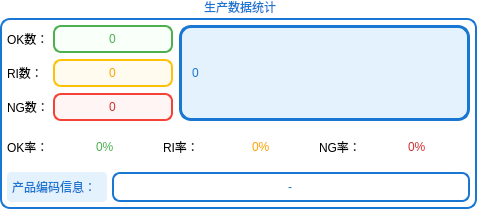
        <widget class="QGroupBox" name="groupBox_ProdData">
         <property name="sizePolicy">
          <sizepolicy hsizetype="Preferred" vsizetype="Fixed">
           <horstretch>0</horstretch>
           <verstretch>0</verstretch>
          </sizepolicy>
         </property>
         <property name="minimumSize">
          <size>
           <width>0</width>
           <height>0</height>
          </size>
         </property>
         <property name="maximumSize">
          <size>
           <width>16777215</width>
           <height>300</height>
          </size>
         </property>
         <property name="styleSheet">
          <string notr="true">QGroupBox {
    background-color: white;
    border: 2px solid #1976D2;
    border-radius: 10px;
    margin-top: 18px;
    font: bold 12pt &quot;Microsoft YaHei&quot;;
    color: #1976D2;
}
QGroupBox::title {
    subcontrol-origin: margin;
    subcontrol-position: top center;
    padding: 0 12px;
    background-color: white;
}</string>
         </property>
         <property name="title">
          <string>生产数据统计</string>
         </property>
         <layout class="QVBoxLayout" name="verticalLayout_7">
          <property name="leftMargin">
           <number>5</number>
          </property>
          <property name="topMargin">
           <number>5</number>
          </property>
          <property name="rightMargin">
           <number>5</number>
          </property>
          <property name="bottomMargin">
           <number>5</number>
          </property>
          <item>
           <layout class="QHBoxLayout" name="horizontalLayout_9">
            <item>
             <layout class="QVBoxLayout" name="verticalLayout_8">
              <item>
               <layout class="QHBoxLayout" name="horizontalLayout_10">
                <item>
                 <widget class="QLabel" name="label_10">
                  <property name="minimumSize">
                   <size>
                    <width>40</width>
                    <height>20</height>
                   </size>
                  </property>
                  <property name="maximumSize">
                   <size>
                    <width>40</width>
                    <height>20</height>
                   </size>
                  </property>
                  <property name="text">
                   <string>OK数：</string>
                  </property>
                 </widget>
                </item>
                <item>
                 <widget class="QLineEdit" name="le_OKNum">
                  <property name="sizePolicy">
                   <sizepolicy hsizetype="Preferred" vsizetype="Preferred">
                    <horstretch>0</horstretch>
                    <verstretch>0</verstretch>
                   </sizepolicy>
                  </property>
                  <property name="minimumSize">
                   <size>
                    <width>120</width>
                    <height>25</height>
                   </size>
                  </property>
                  <property name="maximumSize">
                   <size>
                    <width>120</width>
                    <height>35</height>
                   </size>
                  </property>
                  <property name="styleSheet">
                   <string notr="true">QLineEdit{
    border: 2px solid #4CAF50;
    border-radius: 8px;
    color: #4CAF50;
    font: bold 11pt &quot;Microsoft YaHei&quot;;
    padding: 4px;
    background-color: #F9FFF9;
}</string>
                  </property>
                  <property name="text">
                   <string>0</string>
                  </property>
                  <property name="alignment">
                   <set>Qt::AlignCenter</set>
                  </property>
                 </widget>
                </item>
               </layout>
              </item>
              <item>
               <layout class="QHBoxLayout" name="horizontalLayout_11">
                <item>
                 <widget class="QLabel" name="label_11">
                  <property name="minimumSize">
                   <size>
                    <width>40</width>
                    <height>20</height>
                   </size>
                  </property>
                  <property name="maximumSize">
                   <size>
                    <width>40</width>
                    <height>20</height>
                   </size>
                  </property>
                  <property name="text">
                   <string>RI数：</string>
                  </property>
                 </widget>
                </item>
                <item>
                 <widget class="QLineEdit" name="le_RINum">
                  <property name="sizePolicy">
                   <sizepolicy hsizetype="Preferred" vsizetype="Preferred">
                    <horstretch>0</horstretch>
                    <verstretch>0</verstretch>
                   </sizepolicy>
                  </property>
                  <property name="minimumSize">
                   <size>
                    <width>120</width>
                    <height>25</height>
                   </size>
                  </property>
                  <property name="maximumSize">
                   <size>
                    <width>120</width>
                    <height>35</height>
                   </size>
                  </property>
                  <property name="styleSheet">
                   <string notr="true">QLineEdit{
    border: 2px solid #FFC107;
    border-radius: 8px;
    color: #FFA000;
    font: bold 11pt &quot;Microsoft YaHei&quot;;
    padding: 4px;
    background-color: #FFFBEF;
}</string>
                  </property>
                  <property name="text">
                   <string>0</string>
                  </property>
                  <property name="alignment">
                   <set>Qt::AlignCenter</set>
                  </property>
                 </widget>
                </item>
               </layout>
              </item>
              <item>
               <layout class="QHBoxLayout" name="horizontalLayout_12">
                <item>
                 <widget class="QLabel" name="label_12">
                  <property name="minimumSize">
                   <size>
                    <width>40</width>
                    <height>20</height>
                   </size>
                  </property>
                  <property name="maximumSize">
                   <size>
                    <width>40</width>
                    <height>20</height>
                   </size>
                  </property>
                  <property name="text">
                   <string>NG数：</string>
                  </property>
                 </widget>
                </item>
                <item>
                 <widget class="QLineEdit" name="le_NGNum">
                  <property name="sizePolicy">
                   <sizepolicy hsizetype="Preferred" vsizetype="Preferred">
                    <horstretch>0</horstretch>
                    <verstretch>0</verstretch>
                   </sizepolicy>
                  </property>
                  <property name="minimumSize">
                   <size>
                    <width>120</width>
                    <height>25</height>
                   </size>
                  </property>
                  <property name="maximumSize">
                   <size>
                    <width>120</width>
                    <height>35</height>
                   </size>
                  </property>
                  <property name="styleSheet">
                   <string notr="true">QLineEdit{
    border: 2px solid #F44336;
    border-radius: 8px;
    color: #D32F2F;
    font: bold 11pt &quot;Microsoft YaHei&quot;;
    padding: 4px;
    background-color: #FFF5F5;
}</string>
                  </property>
                  <property name="text">
                   <string>0</string>
                  </property>
                  <property name="alignment">
                   <set>Qt::AlignCenter</set>
                  </property>
                 </widget>
                </item>
               </layout>
              </item>
             </layout>
            </item>
            <item>
             <widget class="QLineEdit" name="le_TatolNum">
              <property name="sizePolicy">
               <sizepolicy hsizetype="Preferred" vsizetype="Preferred">
                <horstretch>0</horstretch>
                <verstretch>0</verstretch>
               </sizepolicy>
              </property>
              <property name="styleSheet">
               <string notr="true">QLineEdit{
    border: 3px solid #1976D2;
    border-radius: 12px;
    font: bold 28pt &quot;Microsoft YaHei&quot;;
    color: #1976D2;
    padding: 8px;
    background-color: #E3F2FD;
}</string>
              </property>
              <property name="text">
               <string>0</string>
              </property>
             </widget>
            </item>
           </layout>
          </item>
          <item>
           <layout class="QVBoxLayout" name="verticalLayout_9" stretch="0,0">
            <property name="spacing">
             <number>5</number>
            </property>
            <item>
             <layout class="QHBoxLayout" name="horizontalLayout_13">
              <item>
               <layout class="QHBoxLayout" name="horizontalLayout_14">
                <item>
                 <widget class="QLabel" name="label_13">
                  <property name="minimumSize">
                   <size>
                    <width>40</width>
                    <height>20</height>
                   </size>
                  </property>
                  <property name="maximumSize">
                   <size>
                    <width>40</width>
                    <height>20</height>
                   </size>
                  </property>
                  <property name="styleSheet">
                   <string notr="true"/>
                  </property>
                  <property name="text">
                   <string>OK率：</string>
                  </property>
                 </widget>
                </item>
                <item>
                 <widget class="QLineEdit" name="le_OKYed">
                  <property name="sizePolicy">
                   <sizepolicy hsizetype="Preferred" vsizetype="Preferred">
                    <horstretch>0</horstretch>
                    <verstretch>0</verstretch>
                   </sizepolicy>
                  </property>
                  <property name="minimumSize">
                   <size>
                    <width>0</width>
                    <height>40</height>
                   </size>
                  </property>
                  <property name="maximumSize">
                   <size>
                    <width>16777215</width>
                    <height>40</height>
                   </size>
                  </property>
                  <property name="styleSheet">
                   <string notr="true">QLineEdit{
    border: none;
    color: #4CAF50;
    font: bold 12pt &quot;Microsoft YaHei&quot;;
    background-color: transparent;
}</string>
                  </property>
                  <property name="text">
                   <string>0%</string>
                  </property>
                  <property name="alignment">
                   <set>Qt::AlignCenter</set>
                  </property>
                 </widget>
                </item>
               </layout>
              </item>
              <item>
               <layout class="QHBoxLayout" name="horizontalLayout_15">
                <item>
                 <widget class="QLabel" name="label_14">
                  <property name="minimumSize">
                   <size>
                    <width>40</width>
                    <height>20</height>
                   </size>
                  </property>
                  <property name="maximumSize">
                   <size>
                    <width>40</width>
                    <height>20</height>
                   </size>
                  </property>
                  <property name="styleSheet">
                   <string notr="true"/>
                  </property>
                  <property name="text">
                   <string>RI率：</string>
                  </property>
                 </widget>
                </item>
                <item>
                 <widget class="QLineEdit" name="le_RIYed">
                  <property name="sizePolicy">
                   <sizepolicy hsizetype="Preferred" vsizetype="Preferred">
                    <horstretch>0</horstretch>
                    <verstretch>0</verstretch>
                   </sizepolicy>
                  </property>
                  <property name="minimumSize">
                   <size>
                    <width>0</width>
                    <height>40</height>
                   </size>
                  </property>
                  <property name="maximumSize">
                   <size>
                    <width>16777215</width>
                    <height>40</height>
                   </size>
                  </property>
                  <property name="styleSheet">
                   <string notr="true">QLineEdit{
    border: none;
    color: #FFA000;
    font: bold 12pt &quot;Microsoft YaHei&quot;;
    background-color: transparent;
}</string>
                  </property>
                  <property name="text">
                   <string>0%</string>
                  </property>
                  <property name="alignment">
                   <set>Qt::AlignCenter</set>
                  </property>
                 </widget>
                </item>
               </layout>
              </item>
              <item>
               <layout class="QHBoxLayout" name="horizontalLayout_16">
                <item>
                 <widget class="QLabel" name="label_15">
                  <property name="minimumSize">
                   <size>
                    <width>40</width>
                    <height>20</height>
                   </size>
                  </property>
                  <property name="maximumSize">
                   <size>
                    <width>40</width>
                    <height>20</height>
                   </size>
                  </property>
                  <property name="styleSheet">
                   <string notr="true"/>
                  </property>
                  <property name="text">
                   <string>NG率：</string>
                  </property>
                 </widget>
                </item>
                <item>
                 <widget class="QLineEdit" name="le_NGYed">
                  <property name="sizePolicy">
                   <sizepolicy hsizetype="Preferred" vsizetype="Preferred">
                    <horstretch>0</horstretch>
                    <verstretch>0</verstretch>
                   </sizepolicy>
                  </property>
                  <property name="minimumSize">
                   <size>
                    <width>0</width>
                    <height>40</height>
                   </size>
                  </property>
                  <property name="maximumSize">
                   <size>
                    <width>16777215</width>
                    <height>40</height>
                   </size>
                  </property>
                  <property name="styleSheet">
                   <string notr="true">QLineEdit{
    border: none;
    color: #D32F2F;
    font: bold 12pt &quot;Microsoft YaHei&quot;;
    background-color: transparent;
}</string>
                  </property>
                  <property name="text">
                   <string>0%</string>
                  </property>
                  <property name="alignment">
                   <set>Qt::AlignCenter</set>
                  </property>
                 </widget>
                </item>
               </layout>
              </item>
             </layout>
            </item>
            <item>
             <layout class="QHBoxLayout" name="horizontalLayout_17">
              <item>
               <widget class="QLabel" name="label_16">
                <property name="sizePolicy">
                 <sizepolicy hsizetype="Preferred" vsizetype="Fixed">
                  <horstretch>0</horstretch>
                  <verstretch>0</verstretch>
                 </sizepolicy>
                </property>
                <property name="minimumSize">
                 <size>
                  <width>100</width>
                  <height>30</height>
                 </size>
                </property>
                <property name="maximumSize">
                 <size>
                  <width>30</width>
                  <height>40</height>
                 </size>
                </property>
                <property name="styleSheet">
                 <string notr="true">font: bold 10pt &quot;Microsoft YaHei&quot;;
color: #1976D2;
background-color: #E3F2FD;
padding: 2px;
border-radius: 4px;</string>
                </property>
                <property name="text">
                 <string>产品编码信息：</string>
                </property>
               </widget>
              </item>
              <item>
               <widget class="QLineEdit" name="le_ProductCode">
                <property name="enabled">
                 <bool>false</bool>
                </property>
                <property name="sizePolicy">
                 <sizepolicy hsizetype="Preferred" vsizetype="Preferred">
                  <horstretch>0</horstretch>
                  <verstretch>0</verstretch>
                 </sizepolicy>
                </property>
                <property name="minimumSize">
                 <size>
                  <width>0</width>
                  <height>20</height>
                 </size>
                </property>
                <property name="maximumSize">
                 <size>
                  <width>16777215</width>
                  <height>30</height>
                 </size>
                </property>
                <property name="layoutDirection">
                 <enum>Qt::LeftToRight</enum>
                </property>
                <property name="styleSheet">
                 <string notr="true">QLineEdit{    
border: 2px solid #1976D2;
    border-radius: 8px;
    color: #1976D2;    font: bold 11pt &quot;Microsoft YaHei&quot;;    background-color: white;    padding: 4px 8px;}</string>
                </property>
                <property name="text">
                 <string>-</string>
                </property>
                <property name="alignment">
                 <set>Qt::AlignCenter</set>
                </property>
               </widget>
              </item>
             </layout>
            </item>
           </layout>
          </item>
         </layout>
        </widget>
